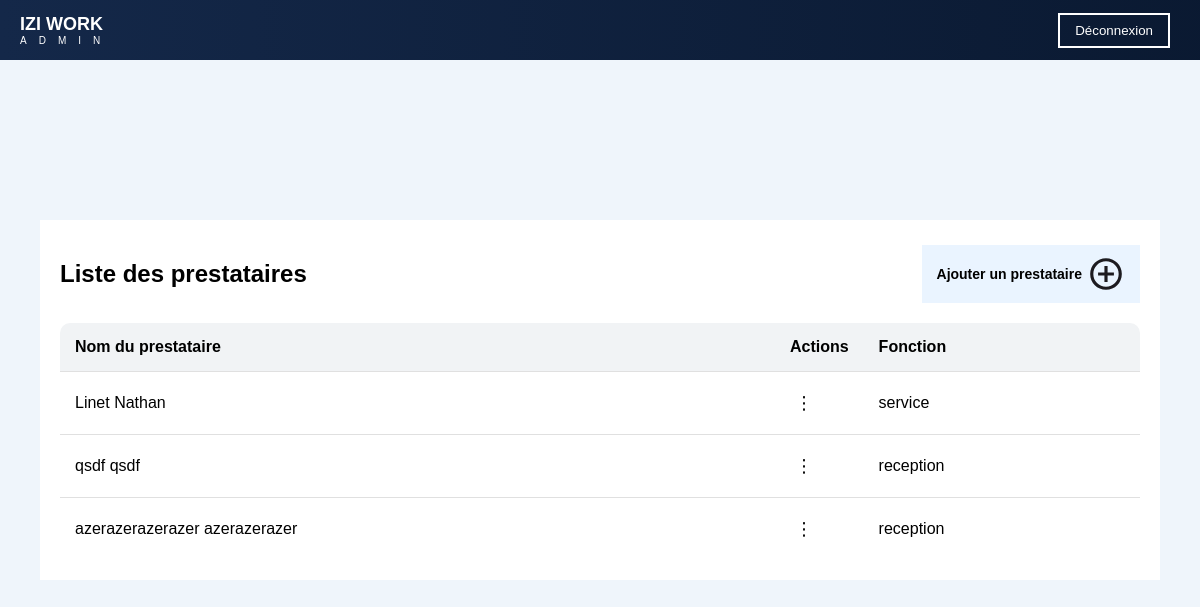
/prestataires (signed in), run on an earlier commit of the app's database.
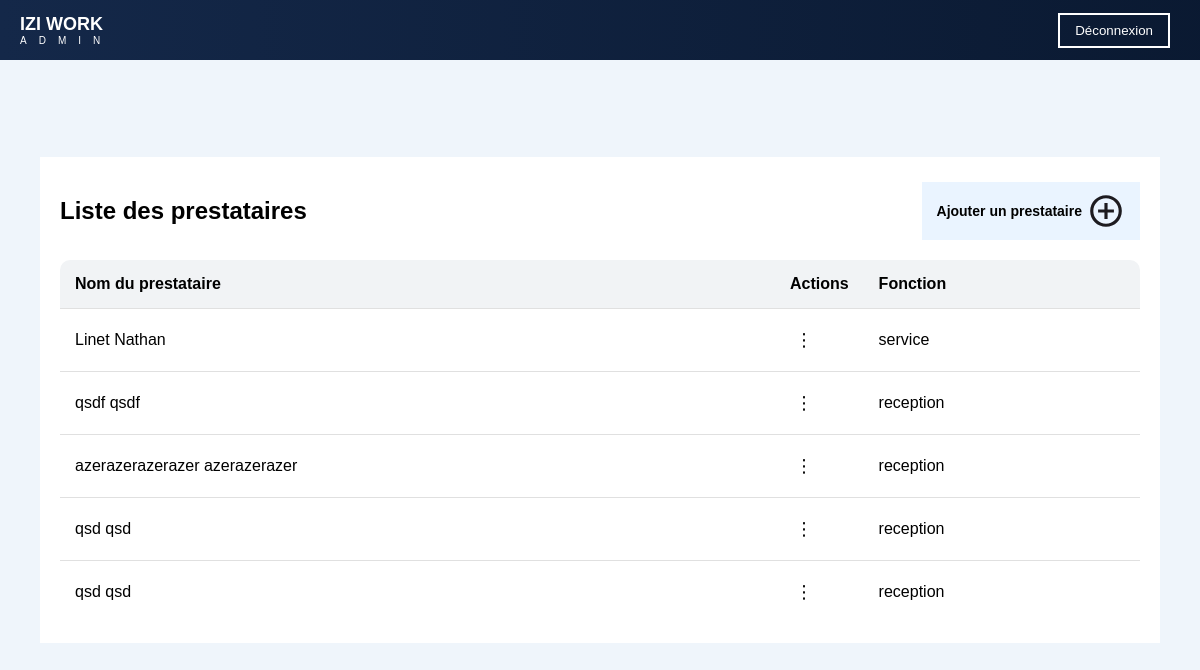
And on a later commit of the database.
### app.py (models this page shows)
class User(UserMixin, db.Model):
    __tablename__ = 'USERS'
    id = db.Column('ID', db.Integer, primary_key=True)
    email = db.Column('Adresse_mail', db.String(255), unique=True, nullable=False)
    password = db.Column('Password', db.String(255), nullable=False)
    nom = db.Column('Nom', db.String(255), nullable=False)
    prenom = db.Column('Prenom', db.String(255), nullable=False)
    photo = db.Column('Photo_de_profil', db.String(255))
    telephone = db.Column('Numero_telephone', db.String(20))
    naissance = db.Column('Date_naissance', db.Date, nullable=False)
    fonction = db.Column('Fonction', db.String(255))
    adresse = db.relationship('AdressePostale', backref='user', uselist=False)
    historique = db.relationship('Historique', backref='user')
    disponibilites = db.relationship('Disponibilite', backref='user')
    indisponibilites = db.relationship('Indisponibilite', backref='user')

### app.py (the view, shortened to what this page needs)
@app.route('/prestataires', methods=['GET', 'DELETE'])
@login_required
def prestataires():
    users = User.query.all()  # Récupération des utilisateurs depuis la base de données
    return render_template('liste_presta/liste_presta.html', users=users)

### app.py (called while the page is built)
@login_manager.user_loader
def load_user(user_id):
    return User.query.get(int(user_id))

### templates/liste_presta/liste_presta.html (shortened to what this page needs)
<!DOCTYPE html>
<html lang="fr">
<head>
    <link rel="stylesheet" href="{{ url_for('static', filename='css/style.css') }}">
</head>
<body>
    {% include 'includes/header.html' %}
    <div class="container">
        <div class="header">
            <h2>Liste des prestataires</h2>
            <a href="{{ url_for('presta') }}" class="add-btn">Ajouter un prestataire <img src="{{ url_for('static', filename='image/add_presta.svg') }}"/></a>
        </div>
        <table>
            <thead>
                <tr>
                    <th>Nom du prestataire</th>
                    <th>Actions</th>
                    <th>Fonction</th>
                </tr>
            </thead>
            <tbody>
                {% for user in users %}
                <tr>
                    <td>{{ user.nom }} {{ user.prenom }}</td>
                    <td class="actions-cell">
                        <button class="action-btn">⋮</button>
                    </td>
                    <td>{{ user.fonction }}</td>
                </tr>
                {% endfor %}
            </tbody>
        </table>
        </div>
</body>
</html>

### templates/includes/header.html (shortened to what this page needs)
<header class="top-nav">
    <div class="logo-container">
        <div class="logo">IZI WORK</div>
        <div class="sous_logo">ADMIN</div>
    </div>
    <button class="logout-btn" onclick="logout()">Déconnexion</button>
</header>

### static/css/style.css (style rules this page uses)
body { margin: 0; padding: 0; font-family: Arial, sans-serif; display: flex; height: 100vh; background-color: #EFF5FB; }
.top-nav { position: fixed; top: 0; left: 0; width: 100%; height: 60px; background: linear-gradient(-90deg, #0A1931 0%, #142849 100%); color: white; display: flex; justify-content: space-between; align-items: center; padding: 0 20px; z-index: 1000; }
.top-nav .logo { font-weight: bold; font-size: 18px; }
.top-nav .sous_logo { font-size: 10px; letter-spacing: 12px; }
.logout-btn { background-color: transparent; color: white; border: 2px solid white; padding: 8px 15px; margin-right: 50px; cursor: pointer; transition: 0.3s; }
.container { margin: auto; background: white; padding: 20px; }
.header { display: flex; justify-content: space-between; align-items: center; margin-bottom: 15px; }
.add-btn { display: flex; align-items: center; background: #007bff15; color: black; padding: 10px 15px; text-decoration: none; font-size: 14px; font-weight: bold; }
.add-btn img { margin-left: 5px; }
table { width: 90vw; border-collapse: collapse; background: white; border-radius: 10px; overflow: hidden; }
th, td { padding: 15px; text-align: left; border-bottom: 1px solid #E0E0E0; }
th { font-weight: bold; background: #F1F3F5; }
tbody tr:last-child td { border-bottom: none; }
.actions-cell { position: relative; width: 50px; }
.action-btn { background: none; border: none; font-size: 18px; cursor: pointer; padding: 5px; }

What changed in the data, as far as the page shows it:
added User: nom "qsd", prenom "qsd", fonction "reception"
added User: nom "qsd", prenom "qsd", fonction "reception"
